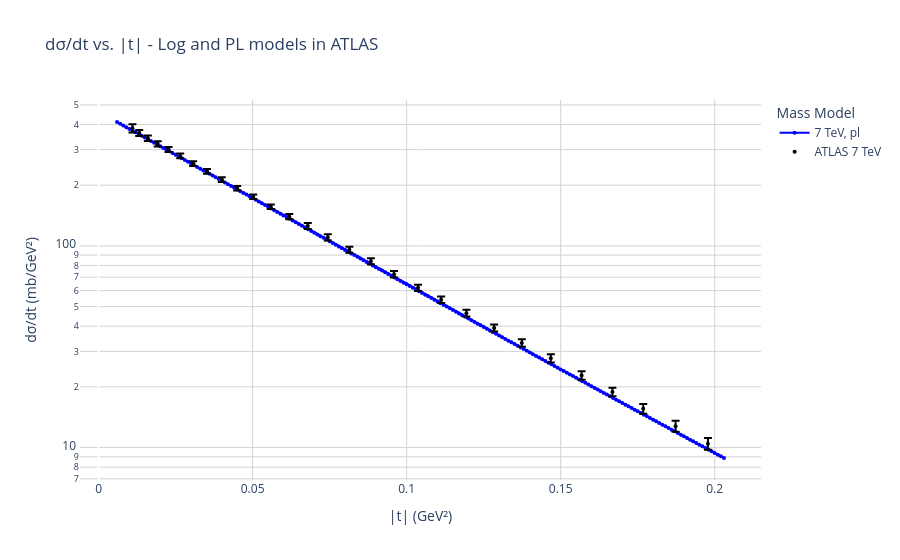

The code cell stored with this chart in its notebook:
### Code cell
fig_atlas = go.Figure()


# for pl atlas
add_differential_trace(fig_atlas, dif_sigma_pl_atlas_7_q2, dif_sigma_pl_atlas_7_values,label='7 TeV', color='blue', mg_model='pl')

#-----------------------------------------------------------------------------------------------

#-----------------------------------------------------------------------------------------------

#data points
add_data_trace(fig_atlas, x_7_atlas, y_7_atlas, yerr_7_atlas, name='ATLAS 7 TeV', show_label=True, mode='markers')

# Atualiza layout
fig_atlas.update_layout(
    title='dσ/dt vs. |t| - Log and PL models in ATLAS',
    xaxis_title='|t| (GeV²)',
    yaxis_title='dσ/dt (mb/GeV²)',
    yaxis_type='log',
    legend_title='Mass Model',
    plot_bgcolor='white',
    hovermode='x unified'
)

fig_atlas.update_xaxes(gridcolor='lightgray')
fig_atlas.update_yaxes(gridcolor='lightgray')

# fig_atlas.show(renderer='browser')

### Figure 1 — Plotly figure (JSON) as saved in the notebook; plotly's stock layout.template omitted (floating-point values rounded to 4 significant figures; data arrays with more than 128 entries replaced by an {"elided": "..."} marker saying what was removed)
{"data": [{"line": {"color": "blue", "width": 2}, "marker": {"size": 4}, "mode": "lines+markers", "name": "7 TeV, pl", "showlegend": true, "type": "scatter", "x": {"elided": "198 float values"}, "y": {"elided": "198 float values"}}, {"error_y": {"array": [17.8, 12.7, 10.7, 9.8, 8.6, 7.8, 7.0, 6.2, 5.6, 5.0, 4.5, 4.1, 4.1, 4.3, 3.9, 3.2, 2.9, 2.6, 2.2, 2.0, 1.8, 1.6, 1.4, 1.3, 1.1, 0.91, 0.85, 0.8, 0.7], "type": "data", "visible": true}, "marker": {"color": "black", "size": 4}, "mode": "markers", "name": "ATLAS 7 TeV", "showlegend": true, "type": "scatter", "x": [0.011, 0.0132, 0.016, 0.0192, 0.0227, 0.0265, 0.0307, 0.0352, 0.04, 0.045, 0.0502, 0.0559, 0.0619, 0.0679, 0.0744, 0.0814, 0.0884, 0.0959, 0.1037, 0.1112, 0.1194, 0.1284, 0.1374, 0.1468, 0.1568, 0.1668, 0.1768, 0.1873, 0.1978], "y": [382.6, 363.2, 342.0, 320.9, 300.3, 279.4, 256.1, 234.3, 213.2, 193.3, 175.1, 156.5, 139.8, 125.5, 110.2, 95.8, 83.9, 72.4, 62.0, 54.1, 46.4, 39.2, 33.0, 27.7, 22.8, 18.88, 15.58, 12.77, 10.45]}], "layout": {"hovermode": "x unified", "legend": {"title": {"text": "Mass Model"}}, "plot_bgcolor": "white", "title": {"text": "dσ/dt vs. |t| - Log and PL models in ATLAS"}, "xaxis": {"gridcolor": "lightgray", "title": {"text": "|t| (GeV²)"}}, "yaxis": {"gridcolor": "lightgray", "title": {"text": "dσ/dt (mb/GeV²)"}, "type": "log"}}}
